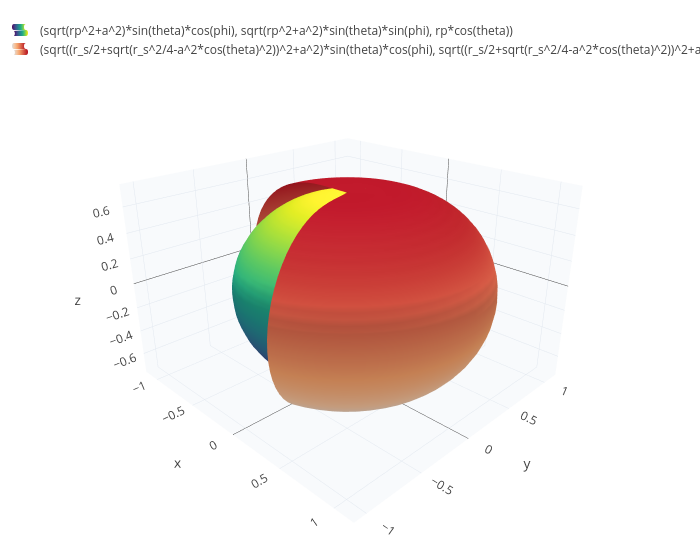

Notebook source saved alongside this figure:
### Markdown cell above
The horizon is where $\Delta = 0$, at $r_+ = r_s/2 + \sqrt{r_s^2/4 - a^2}$. Outside it lies the **ergosphere**, where
$g_{tt} > 0$, which extends to $r_E = r_s/2 + \sqrt{r_s^2/4 - a^2\cos^2\theta}$. Inside the ergosphere nothing can stand
still; everything is dragged around with the hole. Here are both for $r_s = 1$, $a = 0.45$ (the outer surface is cut open
so you can see the horizon inside):

### Code cell
r_s = 1;
a = 0.45;
rp = eval(r_s/2 + sqrt(r_s^2/4 - a^2));
horizon = surface(sqrt(rp^2+a^2)*sin(theta)*cos(phi), sqrt(rp^2+a^2)*sin(theta)*sin(phi), rp*cos(theta), theta, 0, pi, phi, 0, 2*pi);
ergo = surface(sqrt((r_s/2+sqrt(r_s^2/4-a^2*cos(theta)^2))^2+a^2)*sin(theta)*cos(phi), sqrt((r_s/2+sqrt(r_s^2/4-a^2*cos(theta)^2))^2+a^2)*sin(theta)*sin(phi), (r_s/2+sqrt(r_s^2/4-a^2*cos(theta)^2))*cos(theta), theta, 0, pi, phi, 5.04, 9.44);
show(horizon, ergo)

### Figure 1 — Plotly figure (JSON) as saved in the notebook; plotly's stock layout.template omitted (floating-point values rounded to 4 significant figures; data arrays with more than 128 entries replaced by an {"elided": "..."} marker saying what was removed)
{"data": [{"colorscale": "Viridis", "name": "(sqrt(rp^2+a^2)*sin(theta)*cos(phi), sqrt(rp^2+a^2)*sin(theta)*sin(phi), rp*cos(theta))", "opacity": 1, "showlegend": true, "showscale": false, "type": "surface", "x": {"elided": "41x41 float values"}, "y": {"elided": "41x41 float values"}, "z": {"elided": "41x41 float values"}}, {"colorscale": "Reds", "name": "(sqrt((r_s/2+sqrt(r_s^2/4-a^2*cos(theta)^2))^2+a^2)*sin(theta)*cos(phi), sqrt((r_s/2+sqrt(r_s^2/4-a^2*cos(theta)^2))^2+a^2)*sin(theta)*sin(phi), (r_s/2+sqrt(r_s^2/4-a^2*cos(theta)^2))*cos(theta))", "opacity": 1, "showlegend": true, "showscale": false, "type": "surface", "x": {"elided": "41x41 float values"}, "y": {"elided": "41x41 float values"}, "z": {"elided": "41x41 float values"}}], "layout": {"height": 560, "legend": {"x": 0.01, "y": 0.99}, "margin": {"b": 0, "l": 0, "r": 0, "t": 10}, "scene": {"aspectmode": "data", "camera": {"eye": {"x": 1.6, "y": -1.6, "z": 1.0}}, "xaxis": {"backgroundcolor": "#f8fafc", "gridcolor": "#e2e8f0", "showbackground": true, "title": {"text": "x"}}, "yaxis": {"backgroundcolor": "#f8fafc", "gridcolor": "#e2e8f0", "showbackground": true, "title": {"text": "y"}}, "zaxis": {"backgroundcolor": "#f8fafc", "gridcolor": "#e2e8f0", "showbackground": true, "title": {"text": "z"}}}, "showlegend": true, "title": {"text": ""}, "width": 700}}
